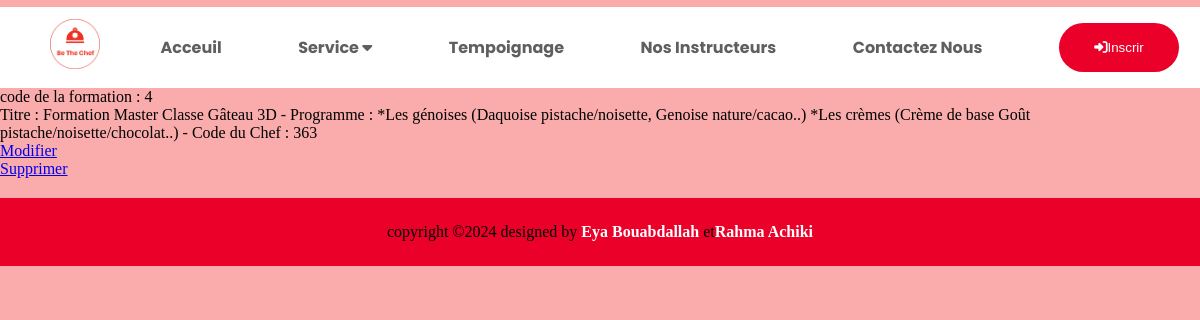
The page /index.php?controller=formation&action=read&id_formation=4 (signed in) on the database its author committed.
### tables this page shows
CREATE TABLE `formation` (
  `id_formation` int(3) NOT NULL,
  `titre` varchar(255) NOT NULL,
  `programme` text NOT NULL,
  `duree` int(3) NOT NULL,
  `prix` int(4) NOT NULL,
  `date_formation` date NOT NULL,
  `num_chef` int(3) NOT NULL
);

### model/model.php (called while the page is built, shortened)
<?php
class Model{
    private static $pdo;
    public static function Init(){
		$host = Conf::getHostname();
		$dbname = Conf::getDatabase();
		$login = Conf::getLogin();
		$pass = Conf::getPassword();
		try{
			self::$pdo = new PDO("mysql:host=$host;dbname=$dbname",$login,$pass);
			} catch(PDOException $e) {
				die ($e->getMessage());
			}
	}
	public static function select($cle_primaire) {
	    $sql = "SELECT * from ".static::$table." WHERE ".static::$primary."=:cle_primaire";
	    $req_prep = self::$pdo->prepare($sql);
	    $req_prep->bindParam(":cle_primaire", $cle_primaire);
	    $req_prep->execute();
	    $req_prep->setFetchMode(PDO::FETCH_CLASS, 'Model'.ucfirst(static::$table));
	    if ($req_prep->rowCount()==0){
			return null;
			die();
	  	}else{
			$rslt = $req_prep->fetch();
			return $rslt;
		}
  	}
}

### model/model_formation.php (called while the page is built, shortened)
<?php
require_once ("model.php");
class ModelFormation extends Model {
  public function getFormation() {
       return $this->id_formation;
  }
  public function getTitre() {
       return $this->titre;
  }
  public function getProgramme() {
       return $this->programme;
  }
public function getChef() {
    return $this->num_chef;
}
}
?>

### view/formation/viewReadFormation.php (the view)
<?php
	$id_formation=$formation->getFormation();
	echo '<p>code de la formation : '.$id_formation;
	echo '<br/>Titre : '.$formation->getTitre().' - Programme : '.$formation->getProgramme().' - Code du Chef : '.$formation->getChef().'</p>';
	echo '<div class= updt><a href="index.php?controller=formation&action=update&id_formation='.$id_formation.'">
	 Modifier </a></div>';
	echo '<div class= supp><a href="index.php?controller=formation&action=delete&id_formation='.$id_formation.'">
	 Supprimer </a></div> ';
?>

### css/acceuil.css (style rules this page uses)
* { border: 0; margin: 0; box-sizing: border-box; }

### css/register.css (style rules this page uses)
* { border: 0; margin: 0; box-sizing: border-box; }

### css/etudiant/etudiant.css (style rules this page uses)
* { border: 0; margin: 0; box-sizing: border-box; }

### css/login.css (style rules this page uses)
* { border: 0; margin: 0; box-sizing: border-box; }

### css/recette.css (style rules this page uses)
* { border: 0; margin: 0; box-sizing: border-box; }
body { background-color:#faabab; }

### css/formation/formation.css (style rules this page uses)
* { border: 0; margin: 0; box-sizing: border-box; }

### rows shown on the page
formation: id_formation "4", titre "Formation Master Classe Gâteau 3D", programme "*Les génoises (Daquoise pistache/noisette, Genoise nature/cacao..) *Les crèmes (Crème de base Goût pistache/noisette/chocolat..)", num_chef "363"
